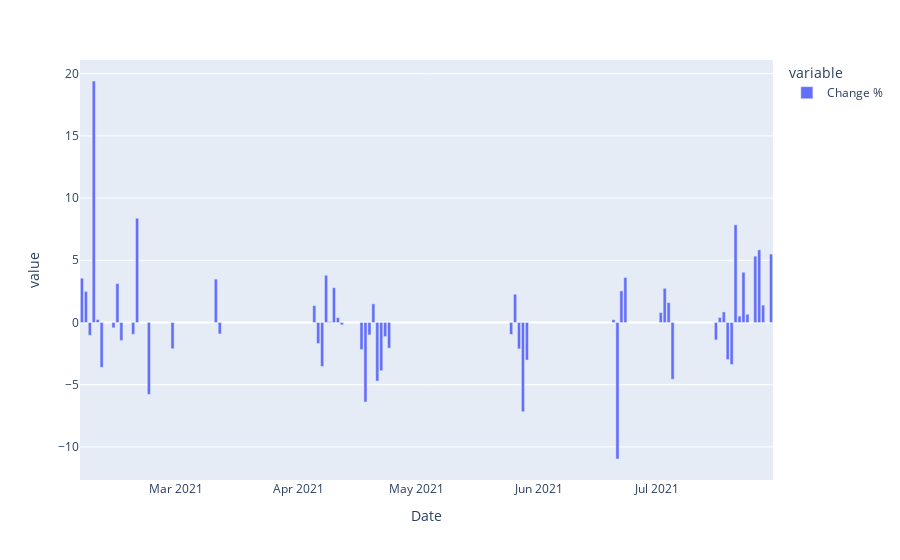

The notebook cell this image was saved under:
### Code cell
(dfnew.groupby('Date')['Change %'].mean()).plot(kind='bar')
